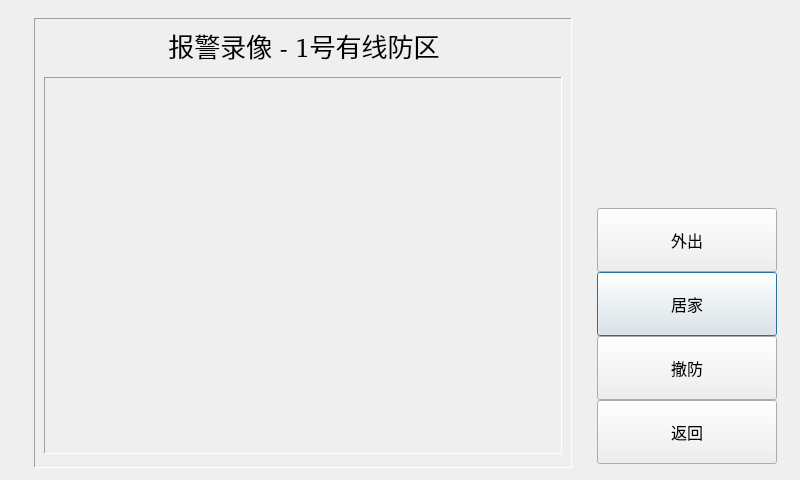
<?xml version="1.0" encoding="UTF-8"?>
<ui version="4.0">
 <class>SecurityAlertDialog</class>
 <widget class="QDialog" name="SecurityAlertDialog">
  <property name="geometry">
   <rect>
    <x>0</x>
    <y>0</y>
    <width>800</width>
    <height>480</height>
   </rect>
  </property>
  <property name="windowTitle">
   <string>Dialog</string>
  </property>
  <widget class="CommonPushButton" name="pushButtonSecAlertHome">
   <property name="geometry">
    <rect>
     <x>597</x>
     <y>272</y>
     <width>180</width>
     <height>64</height>
    </rect>
   </property>
   <property name="font">
    <font>
     <family>AlArabiya</family>
     <pointsize>12</pointsize>
    </font>
   </property>
   <property name="text">
    <string>居家</string>
   </property>
  </widget>
  <widget class="CommonPushButton" name="pushButtonSecAlertDisArm">
   <property name="geometry">
    <rect>
     <x>597</x>
     <y>336</y>
     <width>180</width>
     <height>64</height>
    </rect>
   </property>
   <property name="font">
    <font>
     <family>AlArabiya</family>
     <pointsize>12</pointsize>
    </font>
   </property>
   <property name="text">
    <string>撤防</string>
   </property>
  </widget>
  <widget class="CommonPushButton" name="pushButtonSecAlertReturn">
   <property name="geometry">
    <rect>
     <x>597</x>
     <y>400</y>
     <width>180</width>
     <height>64</height>
    </rect>
   </property>
   <property name="font">
    <font>
     <family>AlArabiya</family>
     <pointsize>12</pointsize>
    </font>
   </property>
   <property name="text">
    <string>返回</string>
   </property>
  </widget>
  <widget class="CommonPushButton" name="pushButtonSecAlertOut">
   <property name="geometry">
    <rect>
     <x>597</x>
     <y>208</y>
     <width>180</width>
     <height>64</height>
    </rect>
   </property>
   <property name="font">
    <font>
     <family>AlArabiya</family>
     <pointsize>12</pointsize>
    </font>
   </property>
   <property name="text">
    <string>外出</string>
   </property>
  </widget>
  <widget class="QLabel" name="labelInfo">
   <property name="geometry">
    <rect>
     <x>49</x>
     <y>20</y>
     <width>510</width>
     <height>50</height>
    </rect>
   </property>
   <property name="font">
    <font>
     <family>,white</family>
     <pointsize>-1</pointsize>
     <weight>50</weight>
     <italic>false</italic>
     <bold>false</bold>
    </font>
   </property>
   <property name="styleSheet">
    <string notr="true">font: 26px, white;
border: 0px;</string>
   </property>
   <property name="text">
    <string>报警录像 - 1号有线防区</string>
   </property>
   <property name="alignment">
    <set>Qt::AlignCenter</set>
   </property>
  </widget>
  <widget class="QFrame" name="frameVideoShow">
   <property name="geometry">
    <rect>
     <x>44</x>
     <y>77</y>
     <width>518</width>
     <height>377</height>
    </rect>
   </property>
   <property name="frameShape">
    <enum>QFrame::Panel</enum>
   </property>
   <property name="frameShadow">
    <enum>QFrame::Sunken</enum>
   </property>
  </widget>
  <widget class="QFrame" name="framePanel">
   <property name="geometry">
    <rect>
     <x>34</x>
     <y>18</y>
     <width>538</width>
     <height>450</height>
    </rect>
   </property>
   <property name="frameShape">
    <enum>QFrame::Panel</enum>
   </property>
   <property name="frameShadow">
    <enum>QFrame::Sunken</enum>
   </property>
  </widget>
  <zorder>framePanel</zorder>
  <zorder>frameVideoShow</zorder>
  <zorder>pushButtonSecAlertHome</zorder>
  <zorder>pushButtonSecAlertDisArm</zorder>
  <zorder>pushButtonSecAlertReturn</zorder>
  <zorder>pushButtonSecAlertOut</zorder>
  <zorder>labelInfo</zorder>
 </widget>
 <customwidgets>
  <customwidget>
   <class>CommonPushButton</class>
   <extends>QPushButton</extends>
   <header>commonpushbutton.h</header>
  </customwidget>
 </customwidgets>
 <tabstops>
  <tabstop>pushButtonSecAlertOut</tabstop>
  <tabstop>pushButtonSecAlertHome</tabstop>
  <tabstop>pushButtonSecAlertDisArm</tabstop>
  <tabstop>pushButtonSecAlertReturn</tabstop>
 </tabstops>
 <resources/>
 <connections/>
</ui>
